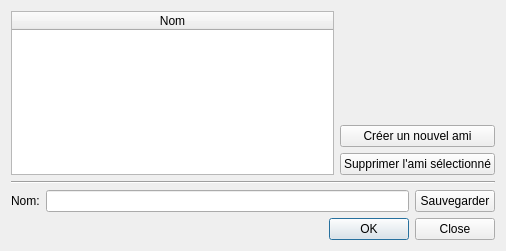
<?xml version="1.0" encoding="UTF-8"?>
<ui version="4.0">
 <class>Dialog</class>
 <widget class="QDialog" name="Dialog">
  <property name="windowModality">
   <enum>Qt::ApplicationModal</enum>
  </property>
  <property name="geometry">
   <rect>
    <x>0</x>
    <y>0</y>
    <width>506</width>
    <height>251</height>
   </rect>
  </property>
  <property name="windowTitle">
   <string>Dialog</string>
  </property>
  <property name="windowIcon">
   <iconset>
    <normaloff>../../resources/icons/users.png</normaloff>../../resources/icons/users.png</iconset>
  </property>
  <property name="modal">
   <bool>true</bool>
  </property>
  <layout class="QGridLayout" name="gridLayout">
   <item row="3" column="0">
    <widget class="QDialogButtonBox" name="buttonBox">
     <property name="orientation">
      <enum>Qt::Horizontal</enum>
     </property>
     <property name="standardButtons">
      <set>QDialogButtonBox::Close|QDialogButtonBox::Ok</set>
     </property>
    </widget>
   </item>
   <item row="2" column="0">
    <layout class="QHBoxLayout" name="horizontalLayout">
     <item>
      <widget class="QLabel" name="label">
       <property name="text">
        <string>Nom:</string>
       </property>
      </widget>
     </item>
     <item>
      <widget class="QLineEdit" name="lineEdit"/>
     </item>
     <item>
      <widget class="QPushButton" name="pushButton_3">
       <property name="text">
        <string>Sauvegarder</string>
       </property>
       <property name="icon">
        <iconset>
         <normaloff>../../resources/icons/pencil.png</normaloff>../../resources/icons/pencil.png</iconset>
       </property>
      </widget>
     </item>
    </layout>
   </item>
   <item row="0" column="0">
    <layout class="QHBoxLayout" name="horizontalLayout_2">
     <item>
      <widget class="QTableWidget" name="tableWidget">
       <attribute name="horizontalHeaderVisible">
        <bool>true</bool>
       </attribute>
       <attribute name="horizontalHeaderStretchLastSection">
        <bool>true</bool>
       </attribute>
       <attribute name="verticalHeaderDefaultSectionSize">
        <number>20</number>
       </attribute>
       <column>
        <property name="text">
         <string>Nom</string>
        </property>
       </column>
      </widget>
     </item>
     <item>
      <layout class="QVBoxLayout" name="verticalLayout">
       <item>
        <spacer name="verticalSpacer">
         <property name="orientation">
          <enum>Qt::Vertical</enum>
         </property>
         <property name="sizeHint" stdset="0">
          <size>
           <width>20</width>
           <height>40</height>
          </size>
         </property>
        </spacer>
       </item>
       <item>
        <widget class="QPushButton" name="pushButton">
         <property name="text">
          <string>Créer un nouvel ami</string>
         </property>
         <property name="icon">
          <iconset>
           <normaloff>../../resources/icons/user-plus.png</normaloff>../../resources/icons/user-plus.png</iconset>
         </property>
        </widget>
       </item>
       <item>
        <widget class="QPushButton" name="pushButton_2">
         <property name="text">
          <string>Supprimer l'ami sélectionné</string>
         </property>
         <property name="icon">
          <iconset>
           <normaloff>../../resources/icons/user-minus.png</normaloff>../../resources/icons/user-minus.png</iconset>
         </property>
        </widget>
       </item>
      </layout>
     </item>
    </layout>
   </item>
   <item row="1" column="0">
    <widget class="Line" name="line">
     <property name="orientation">
      <enum>Qt::Horizontal</enum>
     </property>
    </widget>
   </item>
  </layout>
 </widget>
 <resources/>
 <connections>
  <connection>
   <sender>buttonBox</sender>
   <signal>accepted()</signal>
   <receiver>Dialog</receiver>
   <slot>accept()</slot>
   <hints>
    <hint type="sourcelabel">
     <x>248</x>
     <y>254</y>
    </hint>
    <hint type="destinationlabel">
     <x>157</x>
     <y>274</y>
    </hint>
   </hints>
  </connection>
  <connection>
   <sender>buttonBox</sender>
   <signal>rejected()</signal>
   <receiver>Dialog</receiver>
   <slot>reject()</slot>
   <hints>
    <hint type="sourcelabel">
     <x>316</x>
     <y>260</y>
    </hint>
    <hint type="destinationlabel">
     <x>286</x>
     <y>274</y>
    </hint>
   </hints>
  </connection>
 </connections>
</ui>
